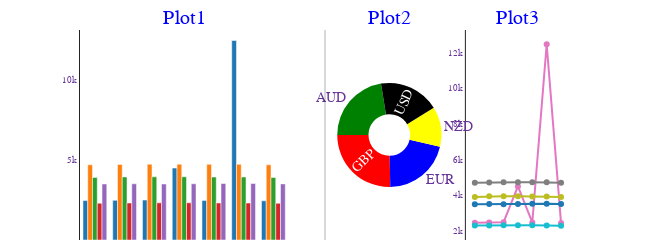

Notebook code for this chart:
### Code cell
def exchange_rate():
    """
    Analye Exchange Rate Logs as a report.
    This data is got from scraping the web on a schedule by Celery (using my Flask application), and saving it in a text file.
    In this function, I simply read from the text file. In my main Flask app, the reports/charts are additionally displayed in an iFrame on the web page.
    """

    now = datetime.now()
    
    data = pd.read_csv('static/downloads/exchange-rates.txt', header=None)
    data.columns=['AUD', 'GBP', 'EUR', 'NZD', 'USD']

    data['Dates'] = data['AUD'] #.apply(lambda s: s.split(':')[0])
    data.set_index('Dates', inplace=True, drop=True)
    data = data.applymap(lambda s: s.split('(')[1].split(')')[0]) #(lambda s: s.str.upper().split(':')[0])

    raw_data = data.copy().reset_index()
    raw_data['Dates'] =  raw_data['Dates'].map(lambda s: s.split(':')[0])
    raw_data = format_df(raw_data.sort_values(by=['Dates']), caption='Raw Data')

    data.index = data.index.map(lambda s: s.split(':')[0]) #the -5 removes time element
    data.index = pd.to_datetime(data.index)
    data = data.apply(pd.to_numeric)
    #data.describe()
    data.index.dtype

    start_date = datetime(2021, 1, 28)
    end_date = datetime(2023, 1, 28)
    data = data.loc[(data.index >= start_date) & (data.index <= end_date)]
    data=data.drop_duplicates(['AUD', 'GBP'], keep='last')

    #drop rows with duplicated index (dates)
    data = data[~data.index.duplicated(keep='first')]

    #get weekday index - change index to weekday
    data.sort_index(key=lambda x: x.weekday, ascending=True, inplace=True)
    data.index = data.index.strftime('%a')  # weekday - A or a,  month - B or b,

    #group by index column
    data = data.groupby(['Dates'], sort = False).mean()

    sub_plots = get_subplots(data) #using plotly go (graph objects)

    fig1 = data.plot(kind='line')
    fig2 = data.plot(kind='bar')

    plt.show()

    data = format_df(data, caption='Processed Data') #doesnt work if there are duplicates, i.e. if rows with duplicated index (dates) were not dropped above

    #display(HTML(aHtml))
    sub_plots.show()
    plt.clf() #clear
    #plt.cla() #clear

exchange_rate()

### Figure 1 — Plotly figure (JSON) as saved in the notebook; plotly's stock layout.template omitted (floating-point values rounded to 4 significant figures)
{"data": [{"customdata": ["groupedBar"], "name": "qqq", "text": "Click to drill down", "type": "bar", "x": ["Mon", "Tue", "Wed", "Thu", "Fri", "Sat", "Sun"], "xaxis": "x", "y": [2464.0, 2479.0, 2495.0, 4494.0, 2475.0, 12470.0, 2450.0], "yaxis": "y"}, {"customdata": ["groupedBar"], "name": "qqq", "text": "Click to drill down", "type": "bar", "x": ["Mon", "Tue", "Wed", "Thu", "Fri", "Sat", "Sun"], "xaxis": "x", "y": [4700.0, 4721.0, 4737.0, 4733.0, 4730.0, 4733.0, 4700.0], "yaxis": "y"}, {"customdata": ["groupedBar"], "name": "qqq", "text": "Click to drill down", "type": "bar", "x": ["Mon", "Tue", "Wed", "Thu", "Fri", "Sat", "Sun"], "xaxis": "x", "y": [3911.0, 3942.0, 3949.0, 3949.0, 3934.0, 3936.0, 3908.0], "yaxis": "y"}, {"customdata": ["groupedBar"], "name": "qqq", "text": "Click to drill down", "type": "bar", "x": ["Mon", "Tue", "Wed", "Thu", "Fri", "Sat", "Sun"], "xaxis": "x", "y": [2302.0, 2313.0, 2322.0, 2326.0, 2317.0, 2310.0, 2293.0], "yaxis": "y"}, {"customdata": ["groupedBar"], "name": "qqq", "text": "Click to drill down", "type": "bar", "x": ["Mon", "Tue", "Wed", "Thu", "Fri", "Sat", "Sun"], "xaxis": "x", "y": [3502.0, 3513.0, 3501.0, 3516.0, 3530.0, 3531.0, 3506.0], "yaxis": "y"}, {"customdata": ["pieDonut1"], "domain": {"x": [0.525, 0.7375], "y": [0, 1]}, "hole": 0.4, "hoverinfo": "label+percent+value+text", "insidetextorientation": "radial", "labels": ["AUD", "GBP", "EUR", "NZD", "USD"], "marker": {"colors": ["green", "red", "blue", "yellow", "black", "maroon"]}, "name": "", "rotation": -90, "sort": false, "text": ["Click to drill down", "Click to drill down", "Click to drill down", "Click to drill down", "Click to drill down", "Click to drill down", "Click to drill down"], "textinfo": "label", "type": "pie", "values": [4189.0, 4722.0, 3933.0, 2312.0, 3514.0]}, {"customdata": ["groupedLine"], "mode": "markers+lines+text", "showlegend": true, "type": "scatter", "x": ["Mon", "Tue", "Wed", "Thu", "Fri", "Sat", "Sun"], "xaxis": "x2", "y": [2464.0, 2479.0, 2495.0, 4494.0, 2475.0, 12470.0, 2450.0], "yaxis": "y2"}, {"customdata": ["groupedLine"], "mode": "markers+lines+text", "showlegend": true, "type": "scatter", "x": ["Mon", "Tue", "Wed", "Thu", "Fri", "Sat", "Sun"], "xaxis": "x2", "y": [4700.0, 4721.0, 4737.0, 4733.0, 4730.0, 4733.0, 4700.0], "yaxis": "y2"}, {"customdata": ["groupedLine"], "mode": "markers+lines+text", "showlegend": true, "type": "scatter", "x": ["Mon", "Tue", "Wed", "Thu", "Fri", "Sat", "Sun"], "xaxis": "x2", "y": [3911.0, 3942.0, 3949.0, 3949.0, 3934.0, 3936.0, 3908.0], "yaxis": "y2"}, {"customdata": ["groupedLine"], "mode": "markers+lines+text", "showlegend": true, "type": "scatter", "x": ["Mon", "Tue", "Wed", "Thu", "Fri", "Sat", "Sun"], "xaxis": "x2", "y": [2302.0, 2313.0, 2322.0, 2326.0, 2317.0, 2310.0, 2293.0], "yaxis": "y2"}, {"customdata": ["groupedLine"], "mode": "markers+lines+text", "showlegend": true, "type": "scatter", "x": ["Mon", "Tue", "Wed", "Thu", "Fri", "Sat", "Sun"], "xaxis": "x2", "y": [3502.0, 3513.0, 3501.0, 3516.0, 3530.0, 3531.0, 3506.0], "yaxis": "y2"}], "layout": {"annotations": [{"font": {"color": "blue", "size": 20}, "showarrow": false, "text": "Plot1", "x": 0.2125, "xanchor": "center", "xref": "paper", "y": 1, "yanchor": "bottom", "yref": "paper"}, {"font": {"color": "blue", "size": 20}, "showarrow": false, "text": "Plot2", "x": 0.6313, "xanchor": "center", "xref": "paper", "y": 1, "yanchor": "bottom", "yref": "paper"}, {"font": {"color": "blue", "size": 20}, "showarrow": false, "text": "Plot3", "x": 0.8938, "xanchor": "center", "xref": "paper", "y": 1, "yanchor": "bottom", "yref": "paper"}], "autosize": true, "coloraxis": {"showscale": false}, "font": {"color": "RebeccaPurple", "family": "Courier New, monospace", "size": 9}, "height": 100, "margin": {"autoexpand": false, "b": 0, "pad": 0, "t": 30}, "modebar": {"orientation": "h"}, "shapes": [{"line": {"color": "black", "width": 1}, "type": "line", "x0": 0.5, "x1": 0.5, "xref": "paper", "y0": -0.1, "y1": 1, "yref": "paper"}], "showlegend": false, "uniformtext": {"minsize": 14, "mode": "hide"}, "width": 650, "xaxis": {"anchor": "y", "automargin": true, "domain": [0, 0.425], "showticklabels": true, "ticks": "", "visible": true}, "xaxis2": {"anchor": "y2", "automargin": true, "domain": [0.7875, 1], "showticklabels": true, "ticks": "", "visible": true}, "yaxis": {"anchor": "x", "automargin": true, "domain": [0, 1], "showticklabels": true, "ticks": "", "visible": true}, "yaxis2": {"anchor": "x2", "automargin": true, "domain": [0, 1], "showticklabels": true, "ticks": "", "visible": true}}}
